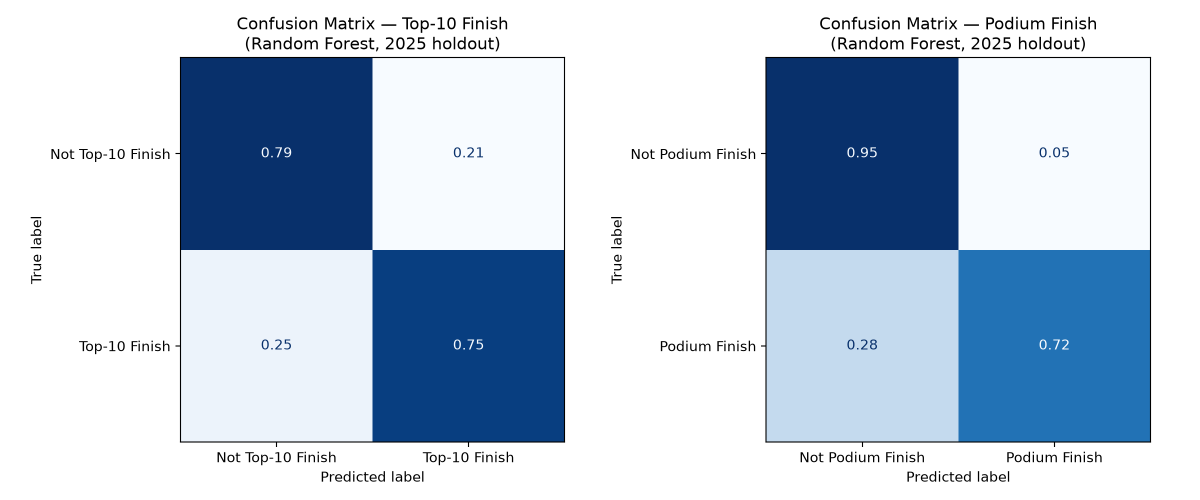
#> input picture data/processed/figures/confusion_matrices.png, 2400 x 1000 px (shown at 1/2 size)
$ python combine_classifier_panel.py
#> lines starting #> are read from the running program, lines starting #| are printed output that depends on the picture
### src/config.py
"""Project-wide configuration: paths, seasons, and constants."""

from pathlib import Path

PROJECT_ROOT = Path(__file__).resolve().parent.parent

DATA_DIR = PROJECT_ROOT / "data"
RAW_DATA_DIR = DATA_DIR / "raw"
PROCESSED_DATA_DIR = DATA_DIR / "processed"
CACHE_DIR = PROJECT_ROOT / "f1_cache"
MODELS_DIR = PROJECT_ROOT / "models"

TRAIN_SEASONS = [2022, 2023, 2024]
VALIDATION_SEASON = 2025
PREDICTION_SEASON = 2026
ALL_SEASONS = TRAIN_SEASONS + [VALIDATION_SEASON, PREDICTION_SEASON]

RACE_SESSION = "R"

# Minimum delay between consecutive fastf1 requests; avoids 429s.
FASTF1_REQUEST_DELAY_SECONDS = 1.5

REGULATION_ERA = {
    2022: "ground_effect_2022_2025",
    2023: "ground_effect_2022_2025",
    2024: "ground_effect_2022_2025",
    2025: "ground_effect_2022_2025",
    2026: "next_gen_2026",
}

ERA_COLUMNS = [f"era_{era}" for era in sorted(set(REGULATION_ERA.values()))]

# Maps historical constructor names onto their 2026 identity across a rebrand.
CONSTRUCTOR_NAME_MAP = {
    "Alfa Romeo": "Audi",
    "Alfa Romeo Racing": "Audi",
    "Sauber": "Audi",
    "Kick Sauber": "Audi",
    "Stake F1 Team Kick Sauber": "Audi",
    "AlphaTauri": "Racing Bulls",
    "Scuderia AlphaTauri": "Racing Bulls",
    "RB": "Racing Bulls",
    "Visa Cash App RB": "Racing Bulls",
    "Visa Cash App RB Formula One Team": "Racing Bulls",
}

# Teams with no prior-season history in this dataset
NEW_ENTRANTS_2026 = ["Cadillac"]

for _directory in (RAW_DATA_DIR, PROCESSED_DATA_DIR, CACHE_DIR, MODELS_DIR):
    _directory.mkdir(parents=True, exist_ok=True)

### scripts/combine_classifier_panel.py
"""Combine confusion matrices and ROC curves into a single poster panel."""
import matplotlib.pyplot as plt
from matplotlib.image import imread

from src.config import PROCESSED_DATA_DIR

FIGURES_DIR = PROCESSED_DATA_DIR / "figures"

fig, axes = plt.subplots(2, 1, figsize=(12, 10))
axes[0].imshow(imread(FIGURES_DIR / "confusion_matrices.png"))
axes[0].axis("off")
axes[1].imshow(imread(FIGURES_DIR / "roc_curves.png"))
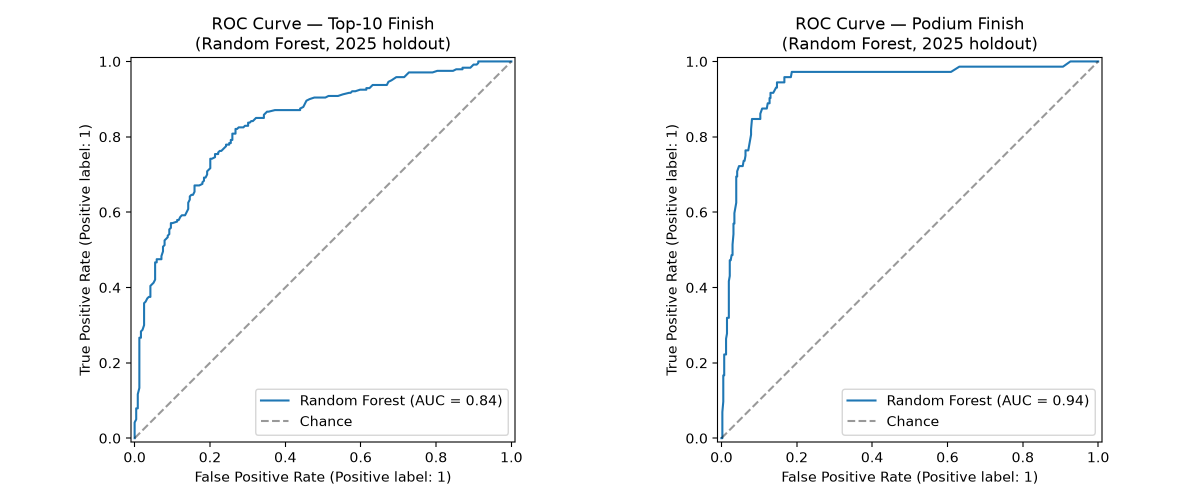
#> input picture data/processed/figures/roc_curves.png, 2400 x 1000 px (shown at 1/2 size)
axes[1].axis("off")

fig.tight_layout()
fig.savefig(FIGURES_DIR / "classifier_evaluation_panel.png", dpi=200)
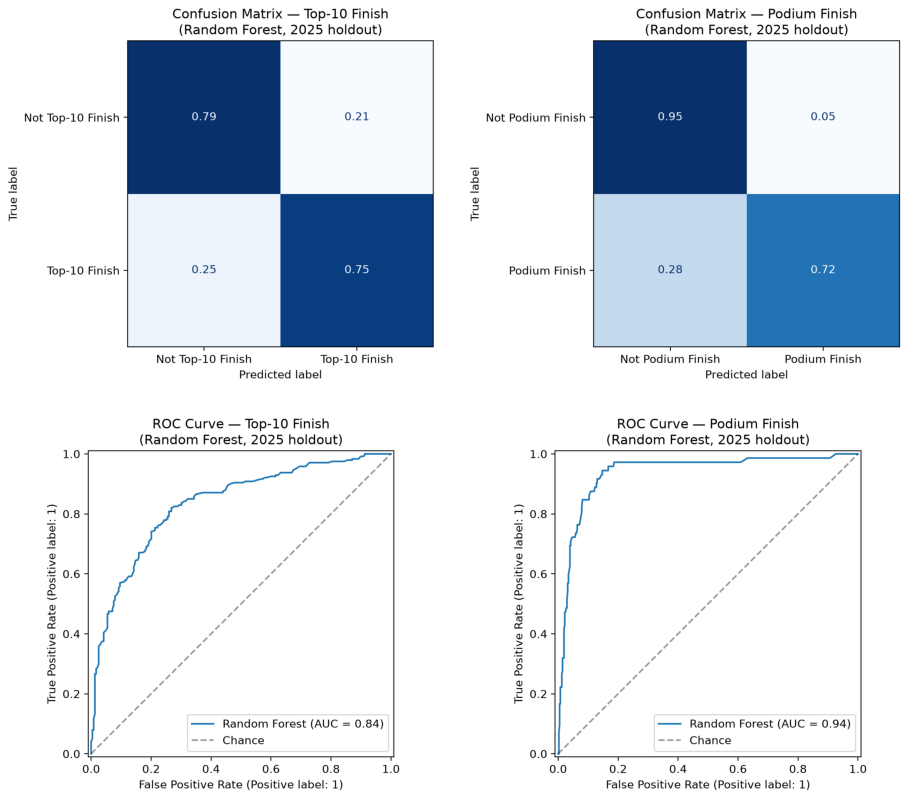
#> figure drawn by matplotlib, 2 panels
print(f"Saved to {FIGURES_DIR / 'classifier_evaluation_panel.png'}")
